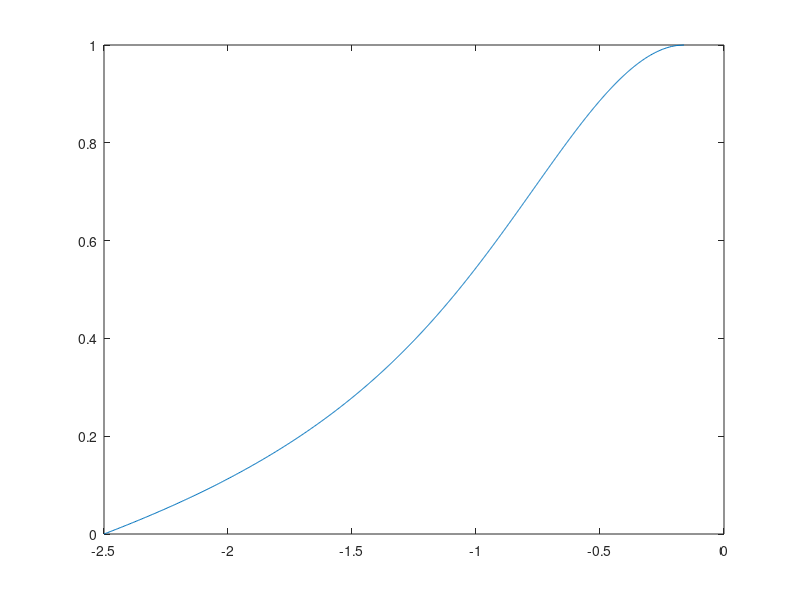
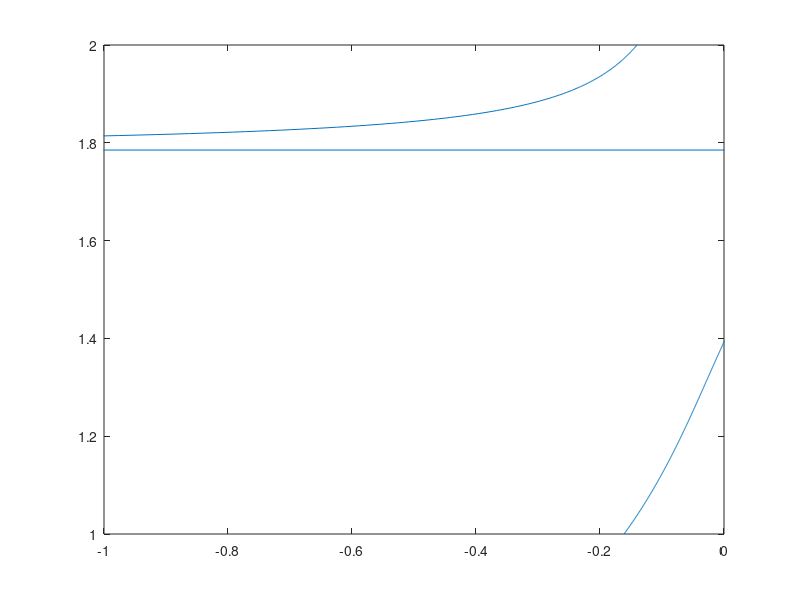
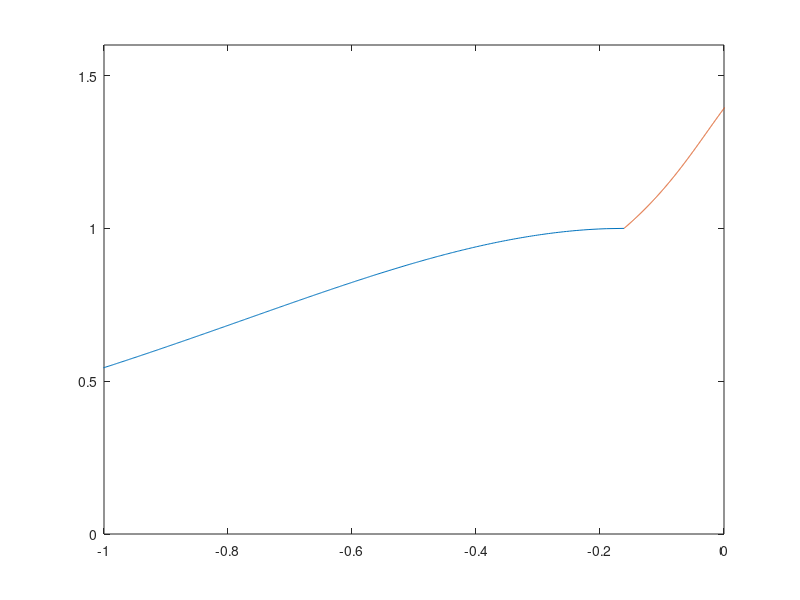
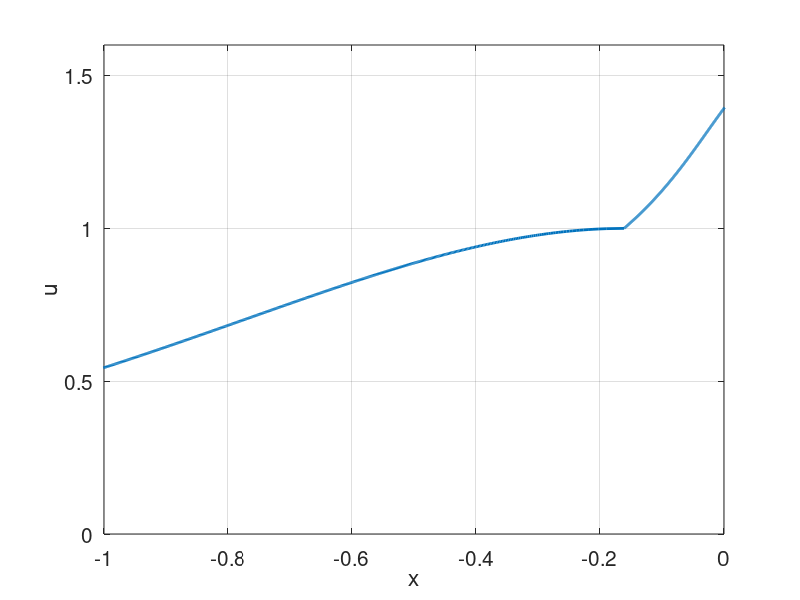

These figures' MATLAB source, in order:
N = 1000;
du = 1/(N-1);
u_1 = 0:du:1;
u_2 = 1:du:2;
x = linspace(-1, 0, N);
u = cos(pi*x./2);

%% когда t!=0
t = 1;
x_1 = -t.*((2+cos(u_1))./(1+(2*u_1 + 1 + sin(u_1)).^2)) - 2.*acos(u_1)./pi; % здесь минус перед acos потому что мы учитываем знак x, а косинус четная функция
%x_test = -t.*((2+cos(u_1))/(1+(2*u_1 + 1 + sin(u_1)).^2)) + 2*acos(u_1)/pi;
figure(1)
    plot(x_1, u_1)
    %xlim([-1 0])
    
x_2 = ((2+cos(u_2)).*(tan(2.*u_2 - 2) - t))./(1+(2.*u_2 + 1 + sin(u_2)).^2);

x_1_2 = zeros(1 ,2*N-1);
x_1_2(1:N-1) = x_1(1:N-1);
x_1_2(N:end) = x_2;
u_1_2 = zeros(1, 2*N-1);
u_1_2(1:N-1) = u_1(1:N-1);
u_1_2(N:end) = u_2;

figure(2)
    plot(x_2, u_2)
    xlim([-1 0])
    
figure(3)
    plot(x_1, u_1, x_2, u_2)
    xlim([-1 0])
    ylim([0 1.6])
    
figure(4)
    plot(x_1_2, u_1_2, 'LineWidth',2)
    xlim([-1 0])
    ylim([0 1.6])
    grid on
    xlabel('x', 'FontSize',16)
    ylabel('u', 'FontSize',16)
    set(findall(figure(4),'type','axes'),'fontsize',15)



 %% когда t = 0

 x_3 = -2*acos(u_1)./pi;
 x_4 = ((2 + cos(u_2)).*tan(2.*u_2 - 2))./(1 + (2.*u_2 + 1 + sin(u_2)).^2);
 
 figure(5)
    plot(x_3, u_1, x_4, u_2, 'LineWidth',2)
    xlabel('x', 'FontSize',16)
    ylabel('u', 'FontSize',16)
    grid on
    xlim([-1 0])
    ylim([0 1.6])
    set(findall(figure(5),'type','axes'),'fontsize',15)

    
 